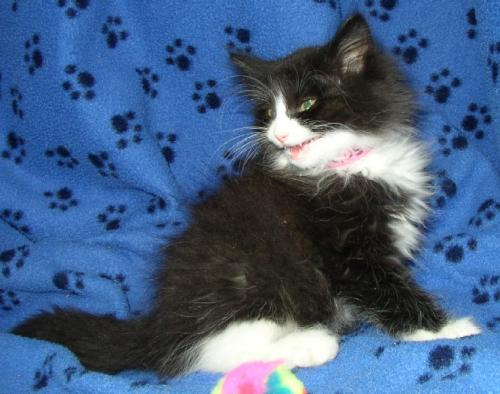
#> input picture Dataset/Cat/9637.jpg, 500 x 394 px, found by its file name; its folder holds only this picture in this run
$ jupyter execute --allow-errors bayesianApproach.ipynb   (older library calls are emulated)
#> lines starting #> are read from the running program, lines starting #| are printed output that depends on the picture
[cell 1]
import numpy as np
import pandas as pd
import matplotlib.pyplot as plt
import seaborn as sns
from sklearn.naive_bayes import GaussianNB, MultinomialNB
from sklearn.model_selection import train_test_split, cross_val_score
from sklearn.metrics import accuracy_score, classification_report, confusion_matrix
from sklearn.preprocessing import StandardScaler, LabelEncoder
import cv2
import os
from PIL import Image
import warnings
warnings.filterwarnings('ignore')

# Set random seed for reproducibility
np.random.seed(42)

print("Libraries imported successfully!")
print("OpenCV version:", cv2.__version__)
print("NumPy version:", np.__version__)

[cell 2]
# Dataset paths
DATASET_PATH = "/Users/rishad/Downloads/Lab/Dataset"
CAT_PATH = os.path.join(DATASET_PATH, "Cat")
DOG_PATH = os.path.join(DATASET_PATH, "Dog")

def explore_dataset():
    """Explore the dataset structure and display basic statistics"""
    cat_images = [f for f in os.listdir(CAT_PATH) if f.endswith('.jpg')]
    dog_images = [f for f in os.listdir(DOG_PATH) if f.endswith('.jpg')]

    print("Dataset Exploration:")
    print("=" * 50)
    print(f"Cat images: {len(cat_images)}")
    print(f"Dog images: {len(dog_images)}")
    print(f"Total images: {len(cat_images) + len(dog_images)}")
    print(f"Class distribution: {len(cat_images)/(len(cat_images) + len(dog_images)):.2%} cats, {len(dog_images)/(len(cat_images) + len(dog_images)):.2%} dogs")

    return cat_images, dog_images

# Explore the dataset
cat_images, dog_images = explore_dataset()

[cell 3]
def load_and_preprocess_image(image_path, target_size=(64, 64)):
    """Load and preprocess an image"""
#> called with target_size = (64, 64)
    try:
        # Load image using OpenCV
        img = cv2.imread(image_path)
#> img is the input picture: shape (394, 500, 3); mean B, G, R 132.5, 95.4, 68.6
        if img is None:
            return None

        # Convert BGR to RGB
        img = cv2.cvtColor(img, cv2.COLOR_BGR2RGB)

        # Resize image
        img = cv2.resize(img, target_size)
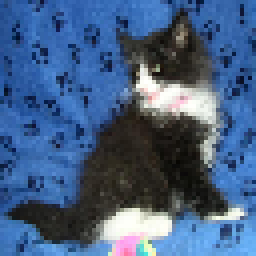
#> img: shape (64, 64, 3) (shown 4 times larger); mean R, G, B 68.4, 95.3, 132.4

        # Normalize pixel values to [0, 1]
        img = img.astype(np.float32) / 255.0

        return img
    except Exception as e:
        print(f"Error loading image {image_path}: {e}")
        return None

def extract_features(img):
    """Extract features from an image for Bayesian classification"""
    if img is None:
        return None

    features = []

    # 1. Color histogram features
    # RGB histograms
    for i in range(3):  # R, G, B channels
        hist = cv2.calcHist([img], [i], None, [8], [0, 1])  # 8 bins per channel
        features.extend(hist.flatten())
#> this loop made 3 passes
#> hist on passes 1 to 3: [494, 2307, 687, 227, 56, 41, 62, 200], [373, 894, 784, 1312, 283, 184, 72, 171], [509, 540, 273, 253, 555, 1235, 427, 303]
#> after the loop, features = [494, 2307, 687, 227, 56, 41, 62, 200, 373, 894, 784, 1312, 283, 184, 72, 171, 509, 540, 273, 253, 555, 1235, 427, 303]

    # 2. Statistical features (mean, std, skewness, kurtosis for each channel)
    for i in range(3):
        channel = img[:, :, i]
        features.extend([
            np.mean(channel),
            np.std(channel),
            # Skewness approximation
            np.mean((channel - np.mean(channel))**3) / (np.std(channel)**3 + 1e-7),
            # Kurtosis approximation
            np.mean((channel - np.mean(channel))**4) / (np.std(channel)**4 + 1e-7)
        ])
#> this loop made 3 passes
#> pass 3, in extract_features, `channel = img[:, :, i]`:
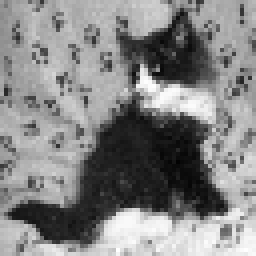
#> channel: shape (64, 64) float32 (shown 4 times larger); min 0.00784, max 1, mean 0.519
#> after the loop, features = 36 values, max 2307 at index 1, min -0.361 at index 34, mean 340.6

    # 3. Texture features using Local Binary Pattern approximation
    gray = cv2.cvtColor((img * 255).astype(np.uint8), cv2.COLOR_RGB2GRAY)

    # Simple texture measure: standard deviation of Laplacian
    laplacian = cv2.Laplacian(gray, cv2.CV_64F)
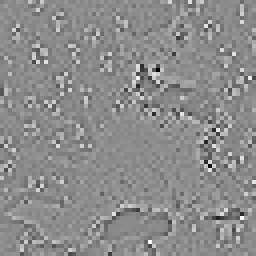
#> laplacian: shape (64, 64) float64 (shown 4 times larger); min -407, max 333, mean 0; drawn with min black and max white
    texture_score = np.var(laplacian)
#> texture_score = 4224.2
    features.append(texture_score)

    # 4. Edge density
    edges = cv2.Canny(gray, 50, 150)
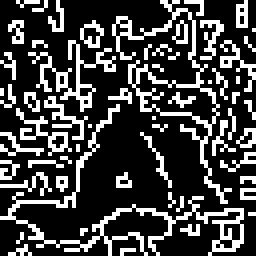
#> edges: shape (64, 64) (shown 4 times larger); 25.9% white in thin lines or dots
    edge_density = np.sum(edges > 0) / (edges.shape[0] * edges.shape[1])
#> edge_density = 0.259
    features.append(edge_density)

    # 5. Brightness and contrast
    brightness = np.mean(gray)
#> brightness = 91.48
    contrast = np.std(gray)
#> contrast = 52.49
    features.extend([brightness, contrast])

    return np.array(features)

print("Feature extraction functions defined successfully!")
print("Feature vector will have dimensions:", 8*3 + 4*3 + 1 + 1 + 2, "features")

[cell 4]
def load_dataset():
    """Load and preprocess the entire dataset"""
    print("Loading dataset...")

    X = []  # Features
    y = []  # Labels

    # Load cat images (label = 0)
    print("Loading cat images...")
    for i, img_name in enumerate(cat_images):
        if i % 10 == 0:
            print(f"Processing cat image {i+1}/{len(cat_images)}")

        img_path = os.path.join(CAT_PATH, img_name)
        img = load_and_preprocess_image(img_path)

        if img is not None:
            features = extract_features(img)
#> features = 40 values, max 4224.2 at index 36, min -0.361 at index 34, mean 415.7
            if features is not None:
                X.append(features)
                y.append(0)  # Cat = 0

    # Load dog images (label = 1)
    print("Loading dog images...")
    for i, img_name in enumerate(dog_images):
        if i % 10 == 0:
            print(f"Processing dog image {i+1}/{len(dog_images)}")

        img_path = os.path.join(DOG_PATH, img_name)
        img = load_and_preprocess_image(img_path)
#> call 2 of load_and_preprocess_image, with target_size = (64, 64)
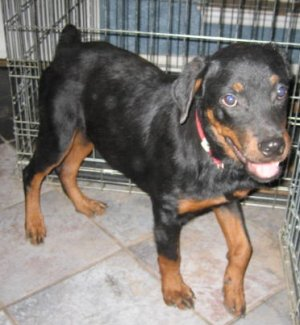
#> input picture Dataset/Dog/9726.jpg, 300 x 325 px, found by its file name
#> in load_and_preprocess_image, img is the input picture: shape (325, 300, 3); mean B, G, R 119.6, 124.8, 131
#> in load_and_preprocess_image (call 2), `img = cv2.resize(img, target_size)`:
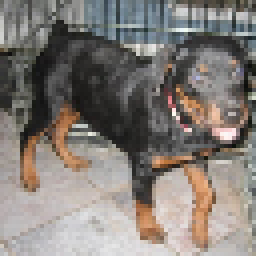
#> img: shape (64, 64, 3) (shown 4 times larger); mean R, G, B 130.7, 124.4, 119.3

        if img is not None:
            features = extract_features(img)
#> the loop in extract_features (call 2), `for i in range(3):` made 3 passes
#> hist on passes 1 to 3: [137, 641, 571, 614, 475, 818, 769, 68], [146, 643, 603, 662, 680, 860, 477, 25], [194, 693, 683, 624, 672, 796, 404, 30]
#> after the loop in extract_features (call 2), `for i in range(3):`: features = [137, 641, 571, 614, 475, 818, 769, 68, 146, 643, 603, 662, 680, 860, 477, 25, 194, 693, 683, 624, 672, 796, 404, 30]
#> after the loop in extract_features (call 2), `for i in range(3):`: features = 36 values, max 860 at index 13, min -0.14 at index 26, mean 341.5
#> in extract_features (call 2), `laplacian = cv2.Laplacian(gray, cv2.CV_64F)`:
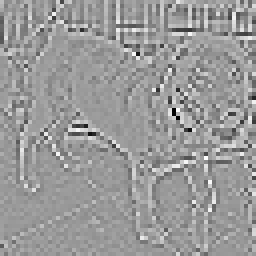
#> laplacian: shape (64, 64) float64 (shown 4 times larger); min -448, max 293, mean -0.1; drawn with min black and max white
#> in extract_features (call 2), `texture_score = np.var(laplacian)`: texture_score = 6020.9
#> in extract_features (call 2), `edges = cv2.Canny(gray, 50, 150)`:
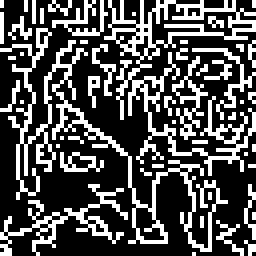
#> edges: shape (64, 64) (shown 4 times larger); 31% white in thin lines or dots
#> in extract_features (call 2), `edge_density = np.sum(edges > 0) / (edges.shape[0] * edges.shape[1])`: edge_density = 0.31
#> in extract_features (call 2), `brightness = np.mean(gray)`: brightness = 125.7
#> in extract_features (call 2), `contrast = np.std(gray)`: contrast = 56.81
#> features = 40 values, max 6020.9 at index 36, min -0.14 at index 26, mean 462.4
            if features is not None:
                X.append(features)
                y.append(1)  # Dog = 1

    X = np.array(X)
    y = np.array(y)
#> y = [0, 1]

    print(f"\nDataset loaded successfully!")
    print(f"Feature matrix shape: {X.shape}")
#| Feature matrix shape: (2, 40)
    print(f"Labels shape: {y.shape}")
#| Labels shape: (2,)
    print(f"Number of cat samples: {np.sum(y == 0)}")
#| Number of cat samples: 1
    print(f"Number of dog samples: {np.sum(y == 1)}")
#| Number of dog samples: 1

    return X, y

# Load the dataset
X, y = load_dataset()
#> y = [0, 1]

[cell 5]
# Visualize some sample images and their features
def visualize_samples():
    """Visualize sample images from both classes"""
    fig, axes = plt.subplots(2, 4, figsize=(15, 8))

    # Show some cat images
    cat_samples = np.random.choice([i for i in range(len(y)) if y[i] == 0], 4, replace=False)
    for i, idx in enumerate(cat_samples):
        # Reconstruct image path
        cat_img_path = os.path.join(CAT_PATH, cat_images[idx])
        img = load_and_preprocess_image(cat_img_path)
        if img is not None:
            axes[0, i].imshow(img)
            axes[0, i].set_title(f'Cat {idx+1}')
            axes[0, i].axis('off')

    # Show some dog images
    dog_samples = np.random.choice([i for i in range(len(y)) if y[i] == 1], 4, replace=False)
    for i, idx in enumerate(dog_samples):
        # Find the actual dog index
        dog_idx = idx - 50  # Adjust for the fact that dogs start after cats
        dog_img_path = os.path.join(DOG_PATH, dog_images[dog_idx])
        img = load_and_preprocess_image(dog_img_path)
        if img is not None:
            axes[1, i].imshow(img)
            axes[1, i].set_title(f'Dog {dog_idx+1}')
            axes[1, i].axis('off')

    plt.tight_layout()
    plt.show()

#> (the rest of this cell did not finish here and is left out)

[cell 6]
# Analyze feature distributions
def analyze_features():
    """Analyze and visualize feature distributions"""

    # Create feature names
    feature_names = []

    # Color histogram features (8 bins x 3 channels = 24 features)
    for channel in ['R', 'G', 'B']:
        for bin_idx in range(8):
            feature_names.append(f'{channel}_hist_bin_{bin_idx}')

    # Statistical features (4 stats x 3 channels = 12 features)
    for channel in ['R', 'G', 'B']:
        feature_names.extend([f'{channel}_mean', f'{channel}_std', f'{channel}_skew', f'{channel}_kurt'])

    # Texture and other features (4 features)
    feature_names.extend(['texture_score', 'edge_density', 'brightness', 'contrast'])

    print(f"Total features: {len(feature_names)}")

    # Create DataFrame for easier analysis
    df = pd.DataFrame(X, columns=feature_names)
#> df = table of 2 rows and 40 columns
    df['class'] = ['Cat' if label == 0 else 'Dog' for label in y]

    # Plot distributions of key features
    fig, axes = plt.subplots(2, 3, figsize=(18, 12))
    axes = axes.ravel()

    key_features = ['R_mean', 'G_mean', 'B_mean', 'texture_score', 'edge_density', 'brightness']

    for i, feature in enumerate(key_features):
        sns.boxplot(data=df, x='class', y=feature, ax=axes[i])
        axes[i].set_title(f'Distribution of {feature}')
        axes[i].grid(True, alpha=0.3)

    plt.tight_layout()
    plt.show()
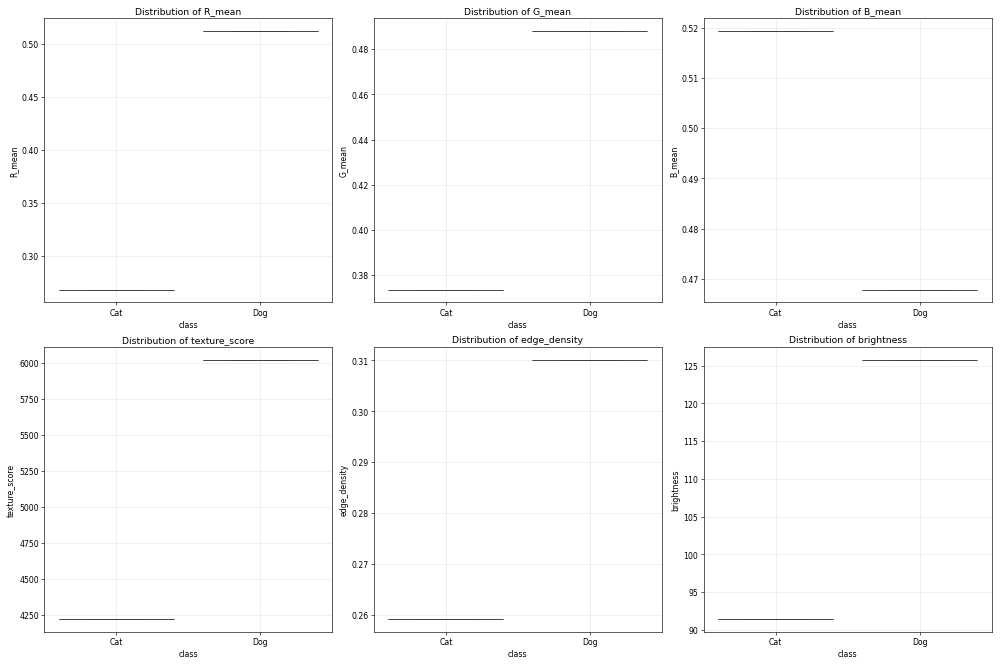
#> figure drawn by matplotlib, 6 panels

    # Statistical summary
    print("\nFeature Statistics by Class:")
    print("=" * 50)
    summary = df.groupby('class')[key_features].agg(['mean', 'std']).round(4)
#> summary = table of 2 rows and 12 columns
    print(summary)
#> (printed output is left out)

    return df

df = analyze_features()
#> df = table of 2 rows and 41 columns

[cell 7]
# Split the data and implement Bayesian classification
def implement_bayesian_classification():
    """Implement and evaluate different Bayesian classifiers"""

    # Split the data
    X_train, X_test, y_train, y_test = train_test_split(X, y, test_size=0.3, random_state=42, stratify=y)

    print("Data split:")
    print(f"Training set: {X_train.shape[0]} samples")
    print(f"Test set: {X_test.shape[0]} samples")
    print(f"Training class distribution: {np.bincount(y_train)}")
    print(f"Test class distribution: {np.bincount(y_test)}")

    # Feature scaling (important for Gaussian Naive Bayes)
    scaler = StandardScaler()
    X_train_scaled = scaler.fit_transform(X_train)
    X_test_scaled = scaler.transform(X_test)

    # Initialize Bayesian classifiers
    classifiers = {
        'Gaussian Naive Bayes': GaussianNB(),
        'Gaussian NB (scaled)': GaussianNB(),
        'Multinomial NB': MultinomialNB(alpha=1.0)
    }

    results = {}

    print("\n" + "="*60)
    print("BAYESIAN CLASSIFICATION RESULTS")
    print("="*60)

    # Train and evaluate each classifier
    for name, clf in classifiers.items():
        print(f"\n{name}:")
        print("-" * 40)

        if name == 'Gaussian NB (scaled)':
            # Use scaled features
            clf.fit(X_train_scaled, y_train)
            y_pred = clf.predict(X_test_scaled)

            # Cross-validation with scaled data
            cv_scores = cross_val_score(clf, X_train_scaled, y_train, cv=5)
        elif name == 'Multinomial NB':
            # Multinomial NB requires non-negative features
            # Shift features to make them positive
            X_train_pos = X_train - X_train.min() + 1e-7
            X_test_pos = X_test - X_train.min() + 1e-7

            clf.fit(X_train_pos, y_train)
            y_pred = clf.predict(X_test_pos)

            # Cross-validation with positive data
            cv_scores = cross_val_score(clf, X_train_pos, y_train, cv=5)
        else:
            # Use original features
            clf.fit(X_train, y_train)
            y_pred = clf.predict(X_test)

            # Cross-validation
            cv_scores = cross_val_score(clf, X_train, y_train, cv=5)

        # Calculate metrics
        accuracy = accuracy_score(y_test, y_pred)

        print(f"Test Accuracy: {accuracy:.4f}")
        print(f"CV Accuracy: {cv_scores.mean():.4f} (+/- {cv_scores.std() * 2:.4f})")

        # Store results
        results[name] = {
            'classifier': clf,
            'accuracy': accuracy,
            'cv_scores': cv_scores,
            'predictions': y_pred
        }

        # Classification report
        print("\nClassification Report:")
        print(classification_report(y_test, y_pred, target_names=['Cat', 'Dog']))

    return results, X_train, X_test, y_train, y_test, scaler

# Run Bayesian classification
#> (the rest of this cell did not finish here and is left out)

[cell 8]
# Visualize confusion matrices and compare models
def visualize_results():
    """Visualize confusion matrices and model comparison"""

    fig, axes = plt.subplots(1, 3, figsize=(15, 5))

    # Plot confusion matrices
    for i, (name, result) in enumerate(results.items()):
        cm = confusion_matrix(y_test, result['predictions'])
        sns.heatmap(cm, annot=True, fmt='d', cmap='Blues',
                   xticklabels=['Cat', 'Dog'], yticklabels=['Cat', 'Dog'], ax=axes[i])
        axes[i].set_title(f'{name}\nAccuracy: {result["accuracy"]:.3f}')
        axes[i].set_ylabel('True Label')
        axes[i].set_xlabel('Predicted Label')

    plt.tight_layout()
    plt.show()

    # Model comparison
    print("\nModel Comparison Summary:")
    print("=" * 60)
    comparison_df = pd.DataFrame({
        'Model': list(results.keys()),
        'Test Accuracy': [result['accuracy'] for result in results.values()],
        'CV Mean': [result['cv_scores'].mean() for result in results.values()],
        'CV Std': [result['cv_scores'].std() for result in results.values()]
    })
    print(comparison_df.round(4))

    # Plot accuracy comparison
    plt.figure(figsize=(10, 6))
    x_pos = np.arange(len(results))
    test_acc = [result['accuracy'] for result in results.values()]
    cv_acc = [result['cv_scores'].mean() for result in results.values()]
    cv_std = [result['cv_scores'].std() for result in results.values()]

    width = 0.35
    plt.bar(x_pos - width/2, test_acc, width, label='Test Accuracy', alpha=0.8)
    plt.errorbar(x_pos + width/2, cv_acc, yerr=cv_std, fmt='o',
                capsize=5, label='CV Accuracy ± std', alpha=0.8)

    plt.xlabel('Models')
    plt.ylabel('Accuracy')
    plt.title('Bayesian Classifier Performance Comparison')
    plt.xticks(x_pos, list(results.keys()), rotation=45)
    plt.legend()
    plt.grid(True, alpha=0.3)
    plt.tight_layout()
    plt.show()

#> (the rest of this cell did not finish here and is left out)

[cell 9]
# Feature importance and custom Bayesian implementation
def analyze_feature_importance():
    """Analyze feature importance using correlation and univariate statistics"""

    # Calculate correlation with target
    correlations = []
    feature_names = []

    # Create feature names
    for channel in ['R', 'G', 'B']:
        for bin_idx in range(8):
            feature_names.append(f'{channel}_hist_bin_{bin_idx}')

    for channel in ['R', 'G', 'B']:
        feature_names.extend([f'{channel}_mean', f'{channel}_std', f'{channel}_skew', f'{channel}_kurt'])

    feature_names.extend(['texture_score', 'edge_density', 'brightness', 'contrast'])

    for i in range(X.shape[1]):
        corr = np.corrcoef(X[:, i], y)[0, 1]
        correlations.append(abs(corr))
#> this loop made 40 passes
#> corr on passes 1 to 12: -1, -1, -1, 1, 1, 1, 1, -1, -1, -1, -1, -1
#> after the loop, correlations = 40 values, max 1 at index 0, min 1 at index 4, mean 1

    # Sort features by importance
    feature_importance = pd.DataFrame({
        'Feature': feature_names,
        'Correlation': correlations
    }).sort_values('Correlation', ascending=False)
#> feature_importance = table of 40 rows and 2 columns

    print("Top 10 Most Important Features:")
    print("=" * 40)
    print(feature_importance.head(10))
#|          Feature  Correlation
#| 0   R_hist_bin_0          1.0
#| 1   R_hist_bin_1          1.0
#| 2   R_hist_bin_2          1.0
#| 3   R_hist_bin_3          1.0
#| 5   R_hist_bin_5          1.0
#| 6   R_hist_bin_6          1.0
#| 7   R_hist_bin_7          1.0
#| 8   G_hist_bin_0          1.0
#| 35        B_kurt          1.0
#| 10  G_hist_bin_2          1.0

    # Plot feature importance
    plt.figure(figsize=(12, 8))
    top_features = feature_importance.head(15)
#> top_features = table of 15 rows and 2 columns
    plt.barh(range(len(top_features)), top_features['Correlation'], alpha=0.7)
    plt.yticks(range(len(top_features)), top_features['Feature'])
    plt.xlabel('Absolute Correlation with Target')
    plt.title('Top 15 Feature Importance (Absolute Correlation)')
    plt.grid(True, alpha=0.3)
    plt.tight_layout()
    plt.show()
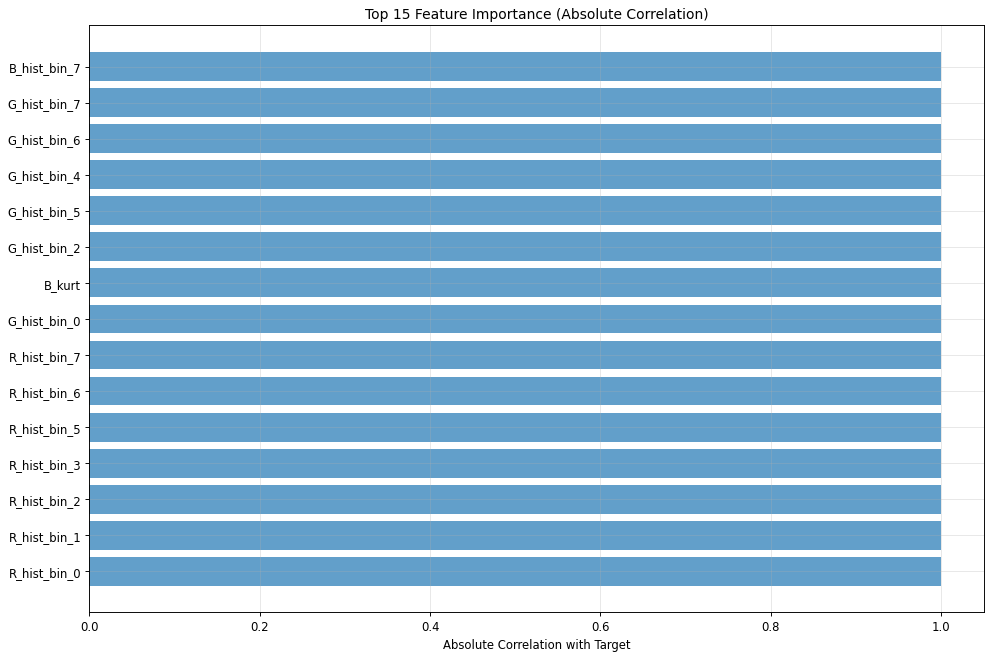
#> figure drawn by matplotlib, 1 panel

    return feature_importance

feature_importance = analyze_feature_importance()
#> feature_importance = table of 40 rows and 2 columns
